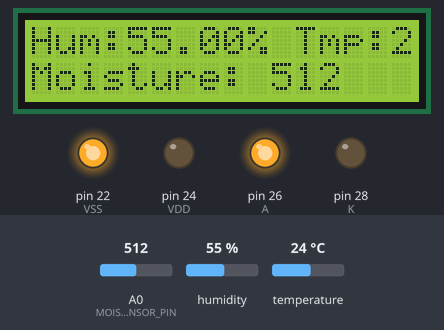
This sketch was run on a simulated Arduino Mega 2560, built with avr-gcc and run on an emulated ATmega2560. Shown: 16×2 character LCD, output pins drawn as LEDs (lit = HIGH). The test bench sets the inputs (shaded band); at power-on: humidity 55 %, A0 (MOISTURE_SENSOR_PIN) = 512, temperature 24 °C. What the sketch prints to the serial monitor is not drawn.

Above: at 1.2 s.
1.3 s: humidity set to 22 %
At 3.0 s:
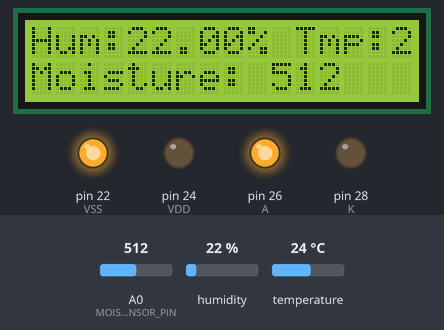
4.0 s: A0 (MOISTURE_SENSOR_PIN) set to 716
At 4.5 s:
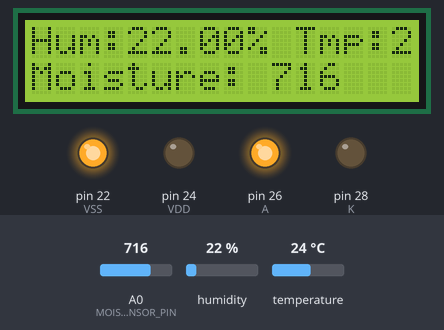
6.7 s: temperature set to 12 °C
At 8.7 s:
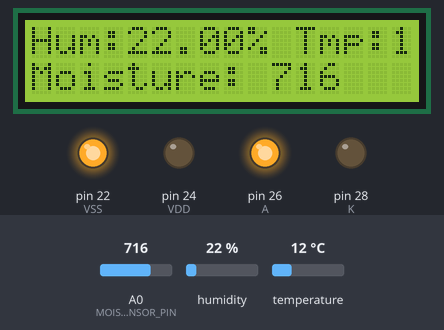
9.7 s: A0 (MOISTURE_SENSOR_PIN) set to 900
At 11.4 s:
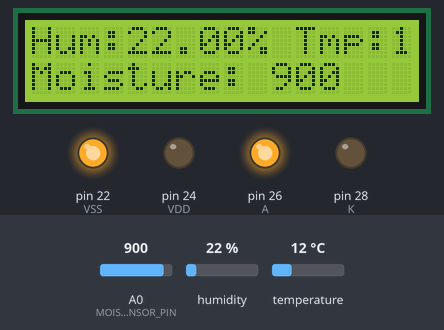
12.4 s: humidity set to 40 %
At 15.5 s:
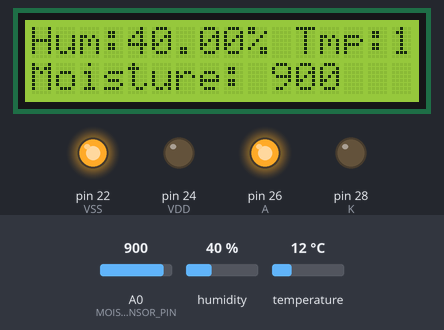
15.8 s: A0 (MOISTURE_SENSOR_PIN) set to 1023
At 17.2 s:
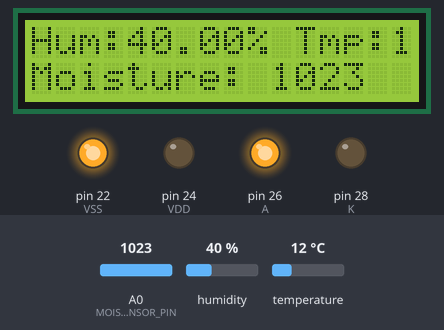
Timing chart, 0 to 18.8 s (numbered marks = the images above; inputs shaded):
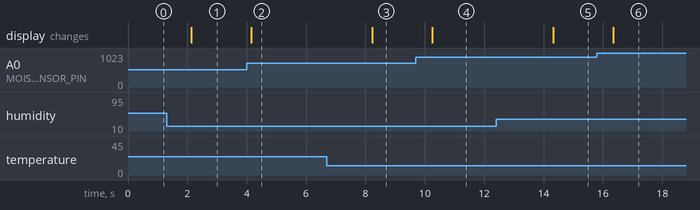

The sketch:

sketch_dec15a.ino
```cpp
#include <LiquidCrystal.h>
#include <DHT.h>

#define DHTPIN A1
#define DHTTYPE DHT11
DHT dht(DHTPIN, DHTTYPE);

#define MOISTURE_SENSOR_PIN A0

const int VSS = 22;
const int VDD = 24;
const int A = 26;
const int K = 28;
const int rs = 34, en = 36, d4 = 38, d5 = 40, d6 = 42, d7 = 44;
LiquidCrystal lcd(rs, en, d4, d5, d6, d7);

void setup() {
  lcd.begin(16, 2);

  dht.begin();

  pinMode(VSS, OUTPUT);
  pinMode(VDD, OUTPUT);
  pinMode(A, OUTPUT);
  pinMode(K, OUTPUT);

  digitalWrite(VSS, HIGH);
  digitalWrite(VDD, LOW);
  digitalWrite(A, HIGH);
  digitalWrite(K, LOW);

  Serial.begin(9600);
}

void loop() {
  float humidity = dht.readHumidity();
  float temperature = dht.readTemperature();

  int moisture_level = analogRead(MOISTURE_SENSOR_PIN);

  lcd.clear();
  lcd.setCursor(0, 0);
  lcd.print("Hum:");
  lcd.print(humidity);
  lcd.print("% Tmp:");
  lcd.print(temperature);
  lcd.setCursor(0, 1);
  lcd.print("Moisture: ");
  lcd.print(moisture_level);

  Serial.print("Humidity: ");
  Serial.print(humidity);
  Serial.print("%, Temp: ");
  Serial.print(temperature);
  Serial.print("C, Moisture: ");
  Serial.println(moisture_level);

  delay(2000);
}
```

Measured:
- after the input at 1.3 s, the display: changes after 0.83 s (image 1)
- after the input at 4.0 s, the display: changes after 0.16 s (image 2)
- after the input at 6.7 s, the display: changes after 1.5 s (image 3)
- after the input at 9.7 s, the display: changes after 0.56 s (image 4)
- after the input at 12.4 s, the display: changes after 1.9 s (image 5)
- after the input at 15.8 s, the display: changes after 0.55 s (image 6)
